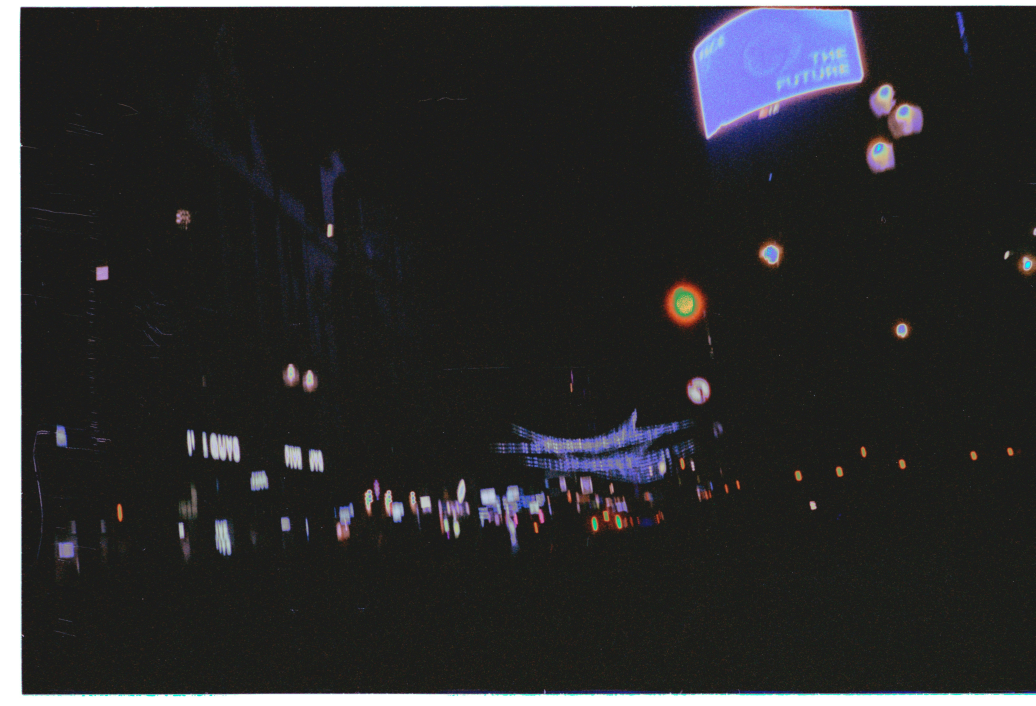
#> input picture Assignment1/images/poor_details.png, 5177 x 3528 px (shown at 1/5 size); its folder holds only this picture in this run
$ jupyter execute image_enhancement.ipynb   (older library calls are emulated)
#> lines starting #> are read from the running program, lines starting #| are printed output that depends on the picture
[cell 1]
import cv2
import numpy as np
from pathlib import Path

dir_path = Path('./images')
imgs_path = sorted(str(f) for f in dir_path.iterdir() if f.is_file())


print(imgs_path)


imgs = [cv2.imread(img) for img in imgs_path ]
#> imgs = 1 item

original_imgs = [cv2.resize(img, dsize=None, fx=0.1, fy=0.1, interpolation=cv2.INTER_AREA) for img in imgs]
#> original_imgs = 1 item

[cell 2]
#DEGRADATION: contrast reduction followed by gaussian noise

# we set beta to push back on the darkening of the image
a = 0.5
b = 128 * (1 - a)

noise_sigma = 5

#fixed seeds
rng = np.random.default_rng(10)
cv2.setRNGSeed(10)

def degrade(img):

  reduced_contrast = cv2.convertScaleAbs(src=img, dst=None, alpha=a, beta=b)

  noise = cv2.randn(np.zeros(img.shape), (0), (noise_sigma,) *3)

  return cv2.add(reduced_contrast, noise, dtype=cv2.CV_8U)


degraded_imgs = [degrade(img) for img in original_imgs]
#> in degrade, `reduced_contrast = cv2.convertScaleAbs(src=img, dst=None, alpha=a, bet..`:
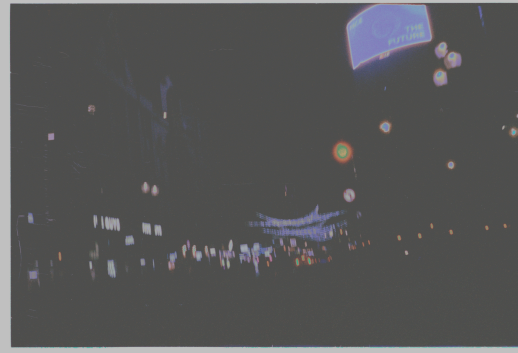
#> reduced_contrast: shape (353, 518, 3); mean of channels 0, 1, 2 86.7, 86.2, 86.1; drawn as B, G, R
#> degraded_imgs = 1 item

#BASELINE

out_dir = Path('./results/degraded_images')
out_dir.mkdir(parents=False, exist_ok=True)
for p, img in zip(imgs_path, degraded_imgs):
    out_path = out_dir / (Path(p).stem + "_degraded.png")
    ok = cv2.imwrite(str(out_path), img)
    print(out_path, ok)
#> this loop made 1 pass
#> p on pass 1: 'images/poor_details.png'
#| results/degraded_images/poor_details_degraded.png True

[cell 3]
#LINEAR CONTRAST STRETCHING


def stretch_channel(c):
  f_min = np.min(c)
  f_max = np.max(c)

  if f_max == f_min:
    return c.copy()

  stretched = (c.astype(np.float32) - f_min) / (f_max - f_min) * 255.0
  return np.clip(stretched, 0, 255).astype(np.uint8)


def linear_contrast_stretching_per_channel(image):

  out = np.empty_like(image)
  for c in range(image.shape[2]):
    out[:,:,c] = stretch_channel(image[:,:,c])
  return out


def linear_contrast_stretching_luminance(image):
  lab_img = cv2.cvtColor(image, cv2.COLOR_BGR2LAB)
  lab_img[:,:,0] = stretch_channel(lab_img[:,:,0])
  return cv2.cvtColor(lab_img, cv2.COLOR_LAB2BGR)


stretched_imgs = [linear_contrast_stretching_per_channel(img) for img in degraded_imgs]
#> the loop in linear_contrast_stretching_per_channel, `for c in range(image.shape[2]):` made 3 passes
#> (f_min in stretch_channel, f_max in stretch_channel) on passes 1 to 3: (55, 211), (52, 208), (55, 210)
#> pass 1, in stretch_channel, `stretched = (c.astype(np.float32) - f_min) / (f_max - f_min) * 255.0`:
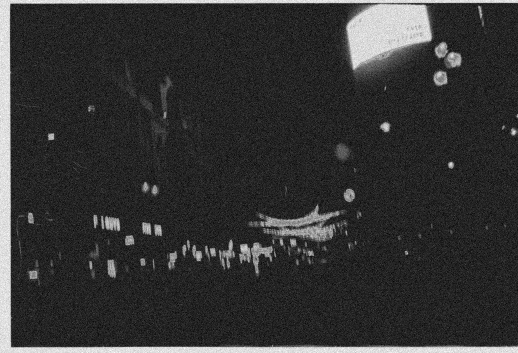
#> stretched: shape (353, 518) float32; min 0, max 255, mean 51.8
#> pass 2, in stretch_channel (call 2), `stretched = (c.astype(np.float32) - f_min) / (f_max - f_min) * 255.0`:
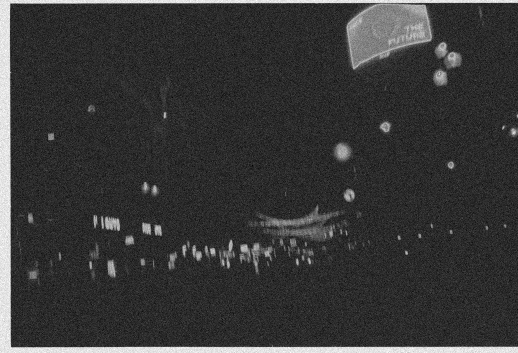
#> stretched: shape (353, 518) float32; min 0, max 255, mean 55.9
#> after the loop in linear_contrast_stretching_per_channel, `for c in range(image.shape[2]):`:
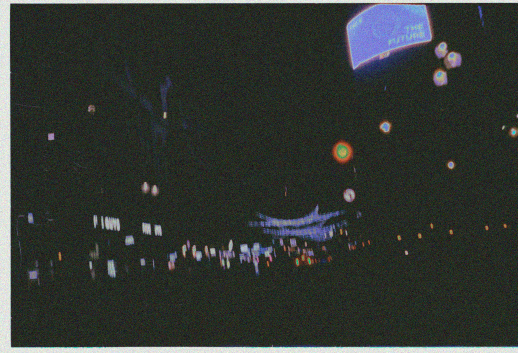
#> out: shape (353, 518, 3); mean of channels 0, 1, 2 51.3, 55.4, 50.7; drawn as B, G, R
#> stretched_imgs = 1 item


out_dir = Path('./results/linear_contrast_stretching')
out_dir.mkdir(parents=False, exist_ok=True)
for p, img in zip(imgs_path, stretched_imgs):
    out_path = out_dir / (Path(p).stem + "_streched_channel.png")
    ok = cv2.imwrite(str(out_path), img)
    print(out_path, ok)


stretched_lum_imgs = [linear_contrast_stretching_luminance(img) for img in degraded_imgs]
#> in linear_contrast_stretching_luminance, `lab_img = cv2.cvtColor(image, cv2.COLOR_BGR2LAB)`: lab_img: shape (353, 518, 3); mean of channels 0, 1, 2 93.1, 128.2, 127.8
#> in linear_contrast_stretching_luminance, `lab_img[:,:,0] = stretch_channel(lab_img[:,:,0])`: lab_img: shape (353, 518, 3); mean of channels 0, 1, 2 51.4, 128.2, 127.8
#> in linear_contrast_stretching_luminance, `return cv2.cvtColor(lab_img, cv2.COLOR_LAB2BGR)`:
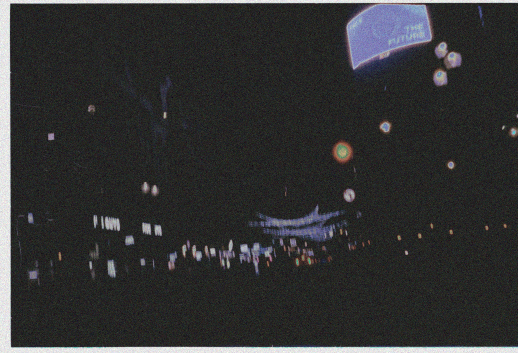
#> returned value: shape (353, 518, 3); mean B, G, R 50.8, 50.3, 50
#> stretched_lum_imgs = 1 item

out_dir = Path('./results/linear_contrast_stretching')
for p, img in zip(imgs_path, stretched_lum_imgs):
    out_path = out_dir / (Path(p).stem + "_streched_luminance.png")
    ok = cv2.imwrite(str(out_path), img)
    print(out_path, ok)

[cell 4]
#HISTOGRAM EQUALIZATION (LAB)

def histogram_equalization_lab(image):
  lab = cv2.cvtColor(image, cv2.COLOR_BGR2LAB)
  lab[:,:,0] = cv2.equalizeHist(lab[:,:,0])
  return cv2.cvtColor(lab, cv2.COLOR_LAB2BGR)


hist_eq_lab_imgs = [histogram_equalization_lab(img) for img in degraded_imgs]
#> in histogram_equalization_lab, `lab[:,:,0] = cv2.equalizeHist(lab[:,:,0])`: lab: shape (353, 518, 3); mean of channels 0, 1, 2 134.5, 128.2, 127.8
#> in histogram_equalization_lab, `return cv2.cvtColor(lab, cv2.COLOR_LAB2BGR)`:
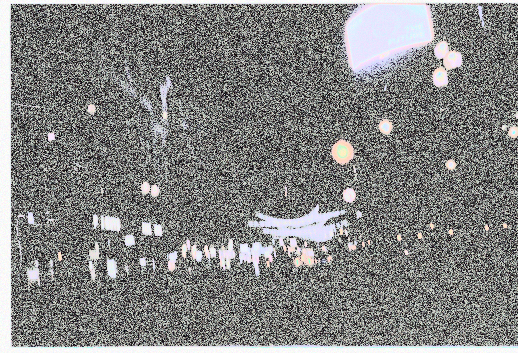
#> returned value: shape (353, 518, 3); mean B, G, R 129.1, 129.5, 129.3
#> hist_eq_lab_imgs = 1 item


out_dir = Path('./results/histogram_equalization')
out_dir.mkdir(parents=False, exist_ok=True)
for p, img in zip(imgs_path, hist_eq_lab_imgs):
    out_path = out_dir / (Path(p).stem + "_hist_equal_lab.png")
    ok = cv2.imwrite(str(out_path), img)
    print(out_path, ok)


#Hist equal, seems to amplify Noise
#we try a denoise before hist equalization

[cell 5]
#BILATERA FILTER + HE (LAB)

def bilateral_then_equalize(image, d=0, sigma_color=30, sigma_space=3):
  denoised = cv2.bilateralFilter(src=image, d=d, sigmaColor=sigma_color, sigmaSpace=sigma_space)
  return histogram_equalization_lab(denoised)

combined_imgs = [bilateral_then_equalize(img) for img in degraded_imgs]
#> in histogram_equalization_lab (call 2), `lab = cv2.cvtColor(image, cv2.COLOR_BGR2LAB)`: lab: shape (353, 518, 3); mean of channels 0, 1, 2 93, 128.1, 127.9
#> in histogram_equalization_lab (call 2), `lab[:,:,0] = cv2.equalizeHist(lab[:,:,0])`: lab: shape (353, 518, 3); mean of channels 0, 1, 2 155.1, 128.1, 127.9
#> in histogram_equalization_lab (call 2), `return cv2.cvtColor(lab, cv2.COLOR_LAB2BGR)`:
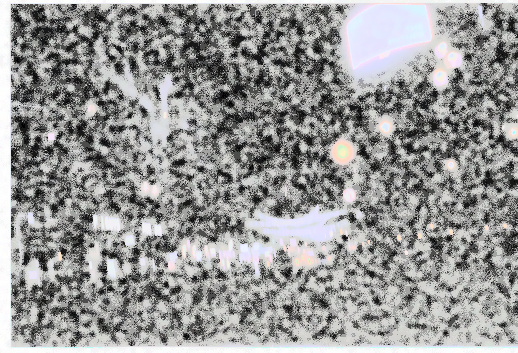
#> returned value: shape (353, 518, 3); mean B, G, R 149.5, 150, 149.9
#> combined_imgs = 1 item

out_dir = Path('./results/bilateral_filter')
out_dir.mkdir(parents=False, exist_ok=True)
for p, img in zip(imgs_path, combined_imgs):
    out_path = out_dir / (Path(p).stem + "_denoise_and_equalize.png")
    ok = cv2.imwrite(str(out_path), img)
    print(out_path, ok)

[cell 6]
#COMPARISON: PSNR and SSIM of every method against the original images

import csv
from skimage.metrics import structural_similarity as ssim


methods = {
    'degraded (baseline)': degraded_imgs,
    'stretch per channel (BGR)': stretched_imgs,
    'stretch luminance (LAB)': stretched_lum_imgs,
    'hist eq (LAB)': hist_eq_lab_imgs,
    'bilateral + hist eq (LAB)': combined_imgs,
}

img_names = [Path(p).stem for p in imgs_path]
#> img_names = ['poor_details']

psnr_rows = []
ssim_rows = []
for name, enhanced_imgs in methods.items():
    psnr_rows.append([name] + [cv2.PSNR(original, enhanced) for original, enhanced in zip(original_imgs, enhanced_imgs)])
    ssim_rows.append([name] + [ssim(original, enhanced, channel_axis=2) for original, enhanced in zip(original_imgs, enhanced_imgs)])
#> this loop made 5 passes
#> after the loop, psnr_rows = [['degraded (baseline)', 14.17], ['stretch per channel (BGR)', 24.53], ['stretch luminance (LAB)', 25.72], ['hist eq (LAB)', 7.7], ['bilateral + hist eq (LAB)', 6.35]]; ssim_rows = [['degraded (baseline)', 0.487], ['stretch per channel (BGR)', 0.53], ['stretch luminance (LAB)', 0.661], ['hist eq (LAB)', 0.0762], ['bilateral + hist eq (LAB)', 0.0708]]


out_path = Path('./results/metrics.csv')
with open(out_path, 'w', newline='') as f:
    writer = csv.writer(f)
    writer.writerow(['image', 'method', 'psnr_db', 'ssim'])
    for psnr_row, ssim_row in zip(psnr_rows, ssim_rows):
        for j, name in enumerate(img_names):
            writer.writerow([name, psnr_row[0], f"{psnr_row[j + 1]:.2f}", f"{ssim_row[j + 1]:.3f}"])
#> this loop made 5 passes
#> (psnr_row, ssim_row) on passes 1 to 5: (['degraded (baseline)', 14.17], ['degraded (baseline)', 0.487]), (['stretch per channel (BGR)', 24.53], ['stretch per channel (BGR)', 0.53]), (['stretch luminance (LAB)', 25.72], ['stretch luminance (LAB)', 0.661]), (['hist eq (LAB)', 7.7], ['hist eq (LAB)', 0.0762]), (['bilateral + hist eq (LAB)', 6.35], ['bilateral + hist eq (LAB)', 0.0708])
print(out_path, 'written')

[cell 7]
#SIDE BY SIDE COMPARISON: original | degraded | result

def add_label(img, text, header_h=40):
  header = np.full((header_h, img.shape[1], 3), 255, dtype=np.uint8)
  (text_w, _), _ = cv2.getTextSize(text, cv2.FONT_HERSHEY_SIMPLEX, 1.0, 2)
  scale = min(0.8, (img.shape[1] - 20) / text_w)
  cv2.putText(header, text, (10, 28), cv2.FONT_HERSHEY_SIMPLEX, scale, (0, 0, 0), 2, cv2.LINE_AA)
  return np.vstack([header, img])

def side_by_side(original, degraded, result, method_name, gap_w=10):
  panels = [add_label(original, 'Original'), add_label(degraded, 'Degraded'), add_label(result, method_name)]
  gap = np.full((panels[0].shape[0], gap_w, 3), 255, dtype=np.uint8)
  return np.hstack([panels[0], gap, panels[1], gap, panels[2]])


comparison_methods = {
    'stretch_channel': ('Stretch per channel (BGR)', stretched_imgs),
    'stretch_luminance': ('Stretch luminance (LAB)', stretched_lum_imgs),
    'hist_eq_lab': ('Hist eq (LAB)', hist_eq_lab_imgs),
    'bilateral_hist_eq_lab': ('Bilateral + hist eq (LAB)', combined_imgs),
}

out_dir = Path('./results/comparisons')
out_dir.mkdir(parents=False, exist_ok=True)
for key, (label, result_imgs) in comparison_methods.items():
    for p, original, degraded, result in zip(imgs_path, original_imgs, degraded_imgs, result_imgs):
        out_path = out_dir / (Path(p).stem + "_" + key + ".png")
        ok = cv2.imwrite(str(out_path), side_by_side(original, degraded, result, label))
        print(out_path, ok)
#> this loop made 4 passes
#> (key, label) on passes 1 to 4: ('stretch_channel', 'Stretch per channel (BGR)'), ('stretch_luminance', 'Stretch luminance (LAB)'), ('hist_eq_lab', 'Hist eq (LAB)'), ('bilateral_hist_eq_lab', 'Bilateral + hist eq (LAB)')
#| results/comparisons/poor_details_stretch_channel.png True
#| results/comparisons/poor_details_stretch_luminance.png True
#| results/comparisons/poor_details_hist_eq_lab.png True
#| results/comparisons/poor_details_bilateral_hist_eq_lab.png True
#> pass 1, `ok = cv2.imwrite(str(out_path), side_by_side(original, degraded, resul..`:
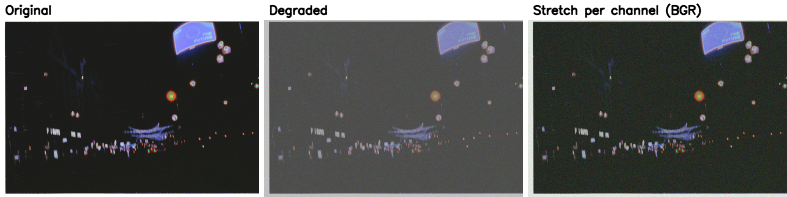
#> saved as poor_details_stretch_channel.png: shape (393, 1574, 3) (shown at 1/2 size); mean B, G, R 81.1, 81.8, 80.3
#> after the loop:
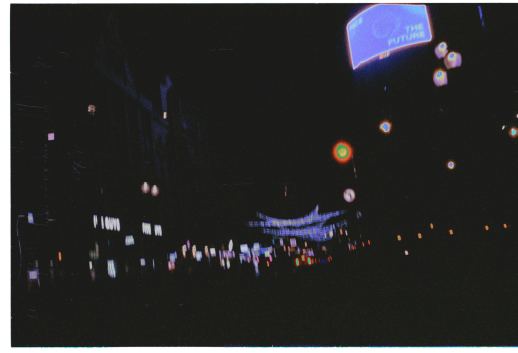
#> original: shape (353, 518, 3); mean of channels 0, 1, 2 45.5, 44.2, 44; drawn as B, G, R

[cell 8]
#GRID: one figure per image with the original, the baseline and every method + the corresponding metrics

def add_label_metrics(img, title, metrics_text='', header_h=60):
  header = np.full((header_h, img.shape[1], 3), 255, dtype=np.uint8)
  for text, y, max_scale, thickness in [(title, 25, 0.7, 2), (metrics_text, 50, 0.55, 1)]:
    if not text:
      continue
    (text_w, _), _ = cv2.getTextSize(text, cv2.FONT_HERSHEY_SIMPLEX, 1.0, thickness)
    scale = min(max_scale, (img.shape[1] - 20) / text_w)
    cv2.putText(header, text, (10, y), cv2.FONT_HERSHEY_SIMPLEX, scale, (0, 0, 0), thickness, cv2.LINE_AA)
  return np.vstack([header, img])

def make_grid(panels, n_cols=3, gap_w=10):
  h, w = panels[0].shape[:2]
  n_rows = (len(panels) + n_cols - 1) // n_cols
  grid = np.full((n_rows * h + (n_rows - 1) * gap_w, n_cols * w + (n_cols - 1) * gap_w, 3), 255, dtype=np.uint8)
  for i, panel in enumerate(panels):
    r, c = divmod(i, n_cols)
    grid[r * (h + gap_w): r * (h + gap_w) + h, c * (w + gap_w): c * (w + gap_w) + w] = panel
  return grid


out_dir = Path('./results/grids')
out_dir.mkdir(parents=False, exist_ok=True)
for j, (p, original) in enumerate(zip(imgs_path, original_imgs)):
    panels = [add_label_metrics(original, 'Original (reference)')]
    for i, (name, method_imgs) in enumerate(methods.items()):
        metrics_text = f"PSNR {psnr_rows[i][j + 1]:.2f} dB | SSIM {ssim_rows[i][j + 1]:.3f}"
        panels.append(add_label_metrics(method_imgs[j], name, metrics_text))
    out_path = out_dir / (Path(p).stem + "_grid.png")
    ok = cv2.imwrite(str(out_path), make_grid(panels))
    print(out_path, ok)
#> this loop made 1 pass
#> (p, h in make_grid, w in make_grid, n_rows in make_grid) on pass 1: ('images/poor_details.png', 413, 518, 2)
#| results/grids/poor_details_grid.png True
#> pass 1, `ok = cv2.imwrite(str(out_path), make_grid(panels))`:
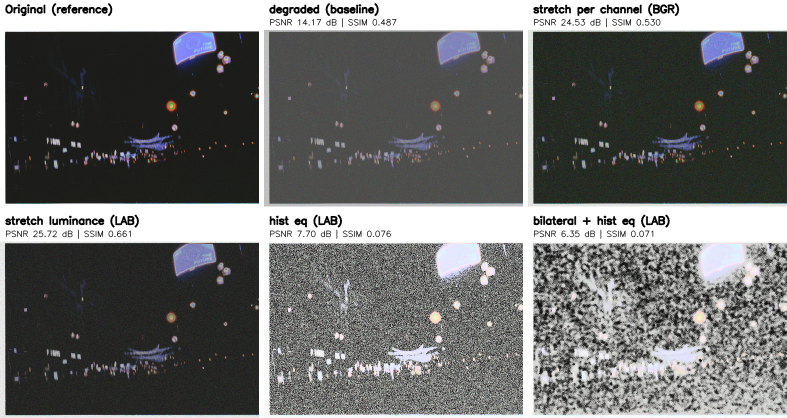
#> saved as poor_details_grid.png: shape (836, 1574, 3) (shown at 1/2 size); mean B, G, R 110.7, 111.1, 110.3
